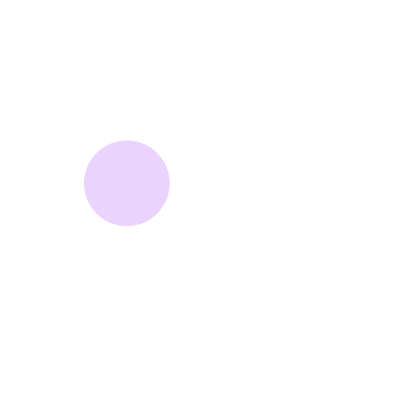
Frame 1 (no input)
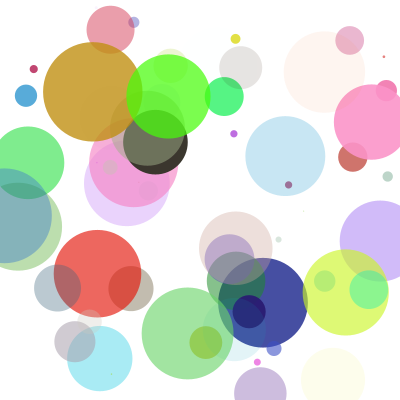
Frame 60 (the mouse pressed at the canvas centre just before this capture)
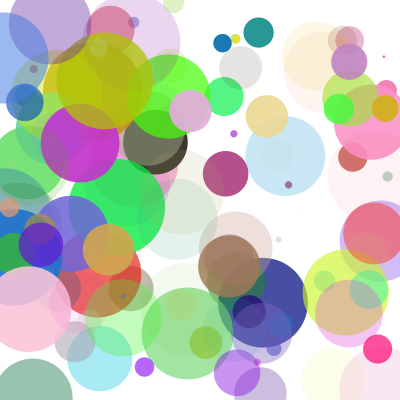
Frame 120 (the mouse held since frame 60 and released just before this capture)

The Processing sketch that drew these frames (run headless with seeded random() and noise(); from frame 60 on, the mouse is pressed at the canvas centre):

// Processing sketch: processing_133781
// ── processing_133781.pde

float r;
float g;
float b;
float a;

float diam;
float x;
float y;

void setup() {
size (400, 400);
background(255);
smooth();
frameRate(10);
}

void draw() {
r = random(255);
g = random(255);
b = random(255);
a = random(255);
diam = random(100);
x = random(width);
y = random(height);

noStroke();
fill(r, g, b, a); //4th value is for alpha
ellipse(x, y, diam, diam);
}
